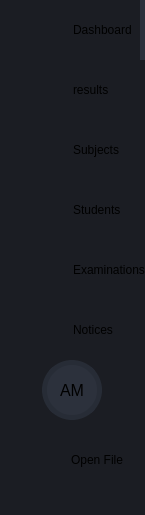
           <widget class="QFrame" name="frame_left_menu">
            <property name="sizePolicy">
             <sizepolicy hsizetype="Preferred" vsizetype="Preferred">
              <horstretch>0</horstretch>
              <verstretch>0</verstretch>
             </sizepolicy>
            </property>
            <property name="maximumSize">
             <size>
              <width>70</width>
              <height>16777215</height>
             </size>
            </property>
            <property name="layoutDirection">
             <enum>Qt::LeftToRight</enum>
            </property>
            <property name="styleSheet">
             <string notr="true">background-color: rgb(27, 29, 35);</string>
            </property>
            <property name="frameShape">
             <enum>QFrame::NoFrame</enum>
            </property>
            <property name="frameShadow">
             <enum>QFrame::Raised</enum>
            </property>
            <layout class="QVBoxLayout" name="verticalLayout_5">
             <property name="spacing">
              <number>0</number>
             </property>
             <property name="leftMargin">
              <number>0</number>
             </property>
             <property name="topMargin">
              <number>0</number>
             </property>
             <property name="rightMargin">
              <number>0</number>
             </property>
             <property name="bottomMargin">
              <number>0</number>
             </property>
             <item>
              <widget class="QFrame" name="frame_menus">
               <property name="minimumSize">
                <size>
                 <width>0</width>
                 <height>0</height>
                </size>
               </property>
               <property name="maximumSize">
                <size>
                 <width>16777215</width>
                 <height>400</height>
                </size>
               </property>
               <property name="frameShape">
                <enum>QFrame::NoFrame</enum>
               </property>
               <property name="frameShadow">
                <enum>QFrame::Raised</enum>
               </property>
               <layout class="QVBoxLayout" name="layout_menus">
                <property name="spacing">
                 <number>0</number>
                </property>
                <property name="leftMargin">
                 <number>0</number>
                </property>
                <property name="topMargin">
                 <number>0</number>
                </property>
                <property name="rightMargin">
                 <number>0</number>
                </property>
                <property name="bottomMargin">
                 <number>0</number>
                </property>
                <item>
                 <widget class="QPushButton" name="btn_dashboard">
                  <property name="minimumSize">
                   <size>
                    <width>0</width>
                    <height>60</height>
                   </size>
                  </property>
                  <property name="styleSheet">
                   <string notr="true">QPushButton {	
	background-image: url(:/16x16/icons/16x16/cil-home.png);
	background-position: left center;
    background-repeat: no-repeat;
	border: none;
	border-left: 28px solid rgb(27, 29, 35);
	border-right: 5px solid rgb(44, 49, 60);
	background-color: rgb(27, 29, 35);
	text-align: left;
	padding-left: 45px;
}
QPushButton:hover {
	background-color: rgb(33, 37, 43);
	border-left: 28px solid rgb(33, 37, 43);
}
QPushButton:pressed {	
	background-color: rgb(85, 170, 255);
	border-left: 28px solid rgb(85, 170, 255);
}</string>
                  </property>
                  <property name="text">
                   <string>Dashboard</string>
                  </property>
                 </widget>
                </item>
                <item>
                 <widget class="QPushButton" name="btn_departments">
                  <property name="minimumSize">
                   <size>
                    <width>0</width>
                    <height>60</height>
                   </size>
                  </property>
                  <property name="styleSheet">
                   <string notr="true">QPushButton {	
	background-image:url(:/16x16/icons/16x16/cil-house.png);
	background-position: left center;
    background-repeat: no-repeat;
	border: none;
	border-left: 28px solid rgb(27, 29, 35);
	background-color: rgb(27, 29, 35);
	text-align: left;
	padding-left: 45px;
}
QPushButton:hover {
	background-color: rgb(33, 37, 43);
	border-left: 28px solid rgb(33, 37, 43);
}
QPushButton:pressed {	
	background-color: rgb(85, 170, 255);
	border-left: 28px solid rgb(85, 170, 255);
}
</string>
                  </property>
                  <property name="text">
                   <string>results</string>
                  </property>
                 </widget>
                </item>
                <item>
                 <widget class="QPushButton" name="btn_subjects">
                  <property name="sizePolicy">
                   <sizepolicy hsizetype="Expanding" vsizetype="Fixed">
                    <horstretch>0</horstretch>
                    <verstretch>0</verstretch>
                   </sizepolicy>
                  </property>
                  <property name="minimumSize">
                   <size>
                    <width>0</width>
                    <height>60</height>
                   </size>
                  </property>
                  <property name="font">
                   <font>
                    <family>Segoe UI</family>
                   </font>
                  </property>
                  <property name="layoutDirection">
                   <enum>Qt::LeftToRight</enum>
                  </property>
                  <property name="styleSheet">
                   <string notr="true">QPushButton {	
	background-image: url(:/16x16/icons/16x16/cil-description.png);
	background-position: left center;
    background-repeat: no-repeat;
	border: none;
	border-left: 28px solid rgb(27, 29, 35);
	background-color: rgb(27, 29, 35);
	text-align: left;
	padding-left: 45px;
}
QPushButton:hover {
	background-color: rgb(33, 37, 43);
	border-left: 28px solid rgb(33, 37, 43);
}
QPushButton:pressed {	
	background-color: rgb(85, 170, 255);
	border-left: 28px solid rgb(85, 170, 255);
}</string>
                  </property>
                  <property name="text">
                   <string>Subjects</string>
                  </property>
                  <property name="icon">
                   <iconset>
                    <normaloff>img/Simple_PySide_Base-master/Simple_PySide_Base-master/icons/16x16/cil-notes.png</normaloff>img/Simple_PySide_Base-master/Simple_PySide_Base-master/icons/16x16/cil-notes.png</iconset>
                  </property>
                 </widget>
                </item>
                <item>
                 <widget class="QPushButton" name="btn_students_list">
                  <property name="sizePolicy">
                   <sizepolicy hsizetype="Expanding" vsizetype="Fixed">
                    <horstretch>0</horstretch>
                    <verstretch>0</verstretch>
                   </sizepolicy>
                  </property>
                  <property name="minimumSize">
                   <size>
                    <width>0</width>
                    <height>60</height>
                   </size>
                  </property>
                  <property name="font">
                   <font>
                    <family>Segoe UI</family>
                   </font>
                  </property>
                  <property name="layoutDirection">
                   <enum>Qt::LeftToRight</enum>
                  </property>
                  <property name="styleSheet">
                   <string notr="true">QPushButton {	
	background-image: url(:/16x16/icons/16x16/cil-people.png);
	background-position: left center;
    background-repeat: no-repeat;
	border: none;
	border-left: 28px solid rgb(27, 29, 35);
	background-color: rgb(27, 29, 35);
	text-align: left;
	padding-left: 45px;
}
QPushButton:hover {
	background-color: rgb(33, 37, 43);
	border-left: 28px solid rgb(33, 37, 43);
}
QPushButton:pressed {	
	background-color: rgb(85, 170, 255);
	border-left: 28px solid rgb(85, 170, 255);
}</string>
                  </property>
                  <property name="text">
                   <string>Students</string>
                  </property>
                 </widget>
                </item>
                <item>
                 <widget class="QPushButton" name="btn_exams">
                  <property name="sizePolicy">
                   <sizepolicy hsizetype="Expanding" vsizetype="Fixed">
                    <horstretch>0</horstretch>
                    <verstretch>0</verstretch>
                   </sizepolicy>
                  </property>
                  <property name="minimumSize">
                   <size>
                    <width>0</width>
                    <height>60</height>
                   </size>
                  </property>
                  <property name="font">
                   <font>
                    <family>Segoe UI</family>
                   </font>
                  </property>
                  <property name="layoutDirection">
                   <enum>Qt::LeftToRight</enum>
                  </property>
                  <property name="styleSheet">
                   <string notr="true">QPushButton {	
	background-image: url(:/16x16/icons/16x16/cil-cloud-upload.png);
	background-position: left center;
    background-repeat: no-repeat;
	border: none;
	border-left: 28px solid rgb(27, 29, 35);
	background-color: rgb(27, 29, 35);
	text-align: left;
	padding-left: 45px;
}
QPushButton:hover {
	background-color: rgb(33, 37, 43);
	border-left: 28px solid rgb(33, 37, 43);
}
QPushButton:pressed {	
	background-color: rgb(85, 170, 255);
	border-left: 28px solid rgb(85, 170, 255);
}</string>
                  </property>
                  <property name="text">
                   <string>Examinations</string>
                  </property>
                 </widget>
                </item>
               </layout>
              </widget>
             </item>
             <item>
              <widget class="QPushButton" name="btn_notices">
               <property name="sizePolicy">
                <sizepolicy hsizetype="Expanding" vsizetype="Fixed">
                 <horstretch>0</horstretch>
                 <verstretch>0</verstretch>
                </sizepolicy>
               </property>
               <property name="minimumSize">
                <size>
                 <width>0</width>
                 <height>60</height>
                </size>
               </property>
               <property name="font">
                <font>
                 <family>Segoe UI</family>
                </font>
               </property>
               <property name="layoutDirection">
                <enum>Qt::LeftToRight</enum>
               </property>
               <property name="styleSheet">
                <string notr="true">QPushButton {	
	background-image: url(:/16x16/icons/16x16/cil-justify-left.png);
	background-position: left center;
    background-repeat: no-repeat;
	border: none;
	border-left: 28px solid rgb(27, 29, 35);
	background-color: rgb(27, 29, 35);
	text-align: left;
	padding-left: 45px;
}
QPushButton:hover {
	background-color: rgb(33, 37, 43);
	border-left: 28px solid rgb(33, 37, 43);
}
QPushButton:pressed {	
	background-color: rgb(85, 170, 255);
	border-left: 28px solid rgb(85, 170, 255);
}</string>
               </property>
               <property name="text">
                <string>Notices</string>
               </property>
              </widget>
             </item>
             <item alignment="Qt::AlignBottom">
              <widget class="QFrame" name="frame_extra_menus">
               <property name="sizePolicy">
                <sizepolicy hsizetype="Preferred" vsizetype="Preferred">
                 <horstretch>0</horstretch>
                 <verstretch>0</verstretch>
                </sizepolicy>
               </property>
               <property name="frameShape">
                <enum>QFrame::NoFrame</enum>
               </property>
               <property name="frameShadow">
                <enum>QFrame::Raised</enum>
               </property>
               <layout class="QVBoxLayout" name="layout_menu_bottom">
                <property name="spacing">
                 <number>10</number>
                </property>
                <property name="leftMargin">
                 <number>0</number>
                </property>
                <property name="topMargin">
                 <number>0</number>
                </property>
                <property name="rightMargin">
                 <number>0</number>
                </property>
                <property name="bottomMargin">
                 <number>25</number>
                </property>
                <item alignment="Qt::AlignHCenter">
                 <widget class="QLabel" name="label_user_icon">
                  <property name="sizePolicy">
                   <sizepolicy hsizetype="Maximum" vsizetype="Maximum">
                    <horstretch>0</horstretch>
                    <verstretch>0</verstretch>
                   </sizepolicy>
                  </property>
                  <property name="minimumSize">
                   <size>
                    <width>60</width>
                    <height>60</height>
                   </size>
                  </property>
                  <property name="maximumSize">
                   <size>
                    <width>60</width>
                    <height>60</height>
                   </size>
                  </property>
                  <property name="font">
                   <font>
                    <family>Segoe UI</family>
                    <pointsize>12</pointsize>
                   </font>
                  </property>
                  <property name="styleSheet">
                   <string notr="true">QLabel {
	border-radius: 30px;
	background-color: rgb(44, 49, 60);
	border: 5px solid rgb(39, 44, 54);
}</string>
                  </property>
                  <property name="text">
                   <string>AM</string>
                  </property>
                  <property name="alignment">
                   <set>Qt::AlignCenter</set>
                  </property>
                 </widget>
                </item>
                <item>
                 <widget class="QPushButton" name="btn_settings">
                  <property name="sizePolicy">
                   <sizepolicy hsizetype="Expanding" vsizetype="Fixed">
                    <horstretch>0</horstretch>
                    <verstretch>0</verstretch>
                   </sizepolicy>
                  </property>
                  <property name="minimumSize">
                   <size>
                    <width>0</width>
                    <height>60</height>
                   </size>
                  </property>
                  <property name="font">
                   <font>
                    <family>Segoe UI</family>
                   </font>
                  </property>
                  <property name="layoutDirection">
                   <enum>Qt::LeftToRight</enum>
                  </property>
                  <property name="styleSheet">
                   <string notr="true">QPushButton {	
	background-image: url(:/20x20/icons/20x20/cil-settings.png);
	background-position: left center;
    background-repeat: no-repeat;
	border: none;
	border-left: 26px solid rgb(27, 29, 35);
	background-color: rgb(27, 29, 35);
	text-align: left;
	padding-left: 45px;
}
QPushButton:hover {
	background-color: rgb(33, 37, 43);
	border-left: 26px solid rgb(33, 37, 43);
}
QPushButton:pressed {	
	background-color: rgb(85, 170, 255);
	border-left: 26px solid rgb(85, 170, 255);
}</string>
                  </property>
                  <property name="text">
                   <string>Open File</string>
                  </property>
                 </widget>
                </item>
               </layout>
              </widget>
             </item>
            </layout>
           </widget>
